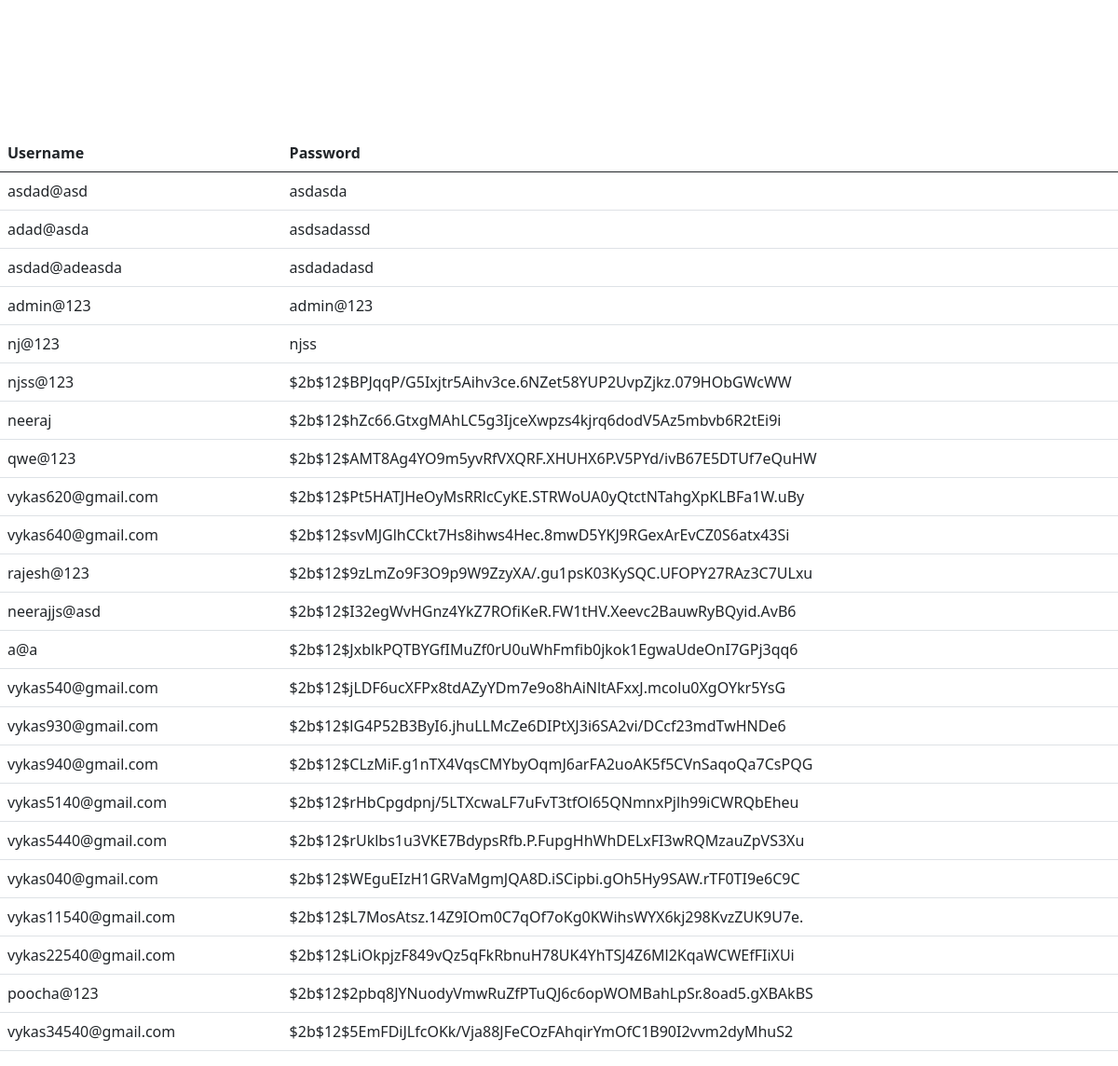
/dtbbou, run on the app's committed database.
### app.py (models this page shows)
class User(db.Model, UserMixin):
    id=db.Column(db.Integer, primary_key=True)
    username=db.Column(db.String(100), unique=True, nullable=False)
    password=db.Column(db.String(100),nullable=False)
    dir=db.relationship('Dire',backref='creator')

### app.py (the view)
@app.route("/dtbbou")
def database():
    users=User.query.all()
    return render_template('userdatabase.html', users=users)

### templates/userdatabase.html (shortened to what this page needs)
<!DOCTYPE html>
<html lang="en">
<head>
    <link href="https://cdn.jsdelivr.net/npm/bootstrap@5.0.1/dist/css/bootstrap.min.css" rel="stylesheet">
</head>
<body>
    <br>
    <br>
    <br>
    <br>
    <br>
    <br>
    <table class="table table-stripped">
        <thead>
            <tr>
                <th>Username</th>
                <th>Password</th>
            </tr>
        </thead>
        <tbody>
            {%for users in users%}
            <tr>
            <td>{{users.username}}</td>
            <td>{{users.password}}</td>
            </tr>
            {% endfor %}
        </tbody>
    </table>
</body>
</html>

### data on the page
User: username "asdad@asd", password "asdasda"
User: username "adad@asda", password "asdsadassd"
User: username "asdad@adeasda", password "asdadadasd"
User: username "admin@123", password "admin@123"
User: username "nj@123", password "njss"
User: username "njss@123", password "$2b$12$BPJqqP/G5Ixjtr5Aihv3ce.6NZet58YUP2UvpZjkz.079HObGWcWW"
User: username "neeraj", password "$2b$12$hZc66.GtxgMAhLC5g3IjceXwpzs4kjrq6dodV5Az5mbvb6R2tEi9i"
User: username "qwe@123", password "$2b$12$AMT8Ag4YO9m5yvRfVXQRF.XHUHX6P.V5PYd/ivB67E5DTUf7eQuHW"
User: username "vykas620@gmail.com", password "$2b$12$Pt5HATJHeOyMsRRlcCyKE.STRWoUA0yQtctNTahgXpKLBFa1W.uBy"
User: username "vykas640@gmail.com", password "$2b$12$svMJGlhCCkt7Hs8ihws4Hec.8mwD5YKJ9RGexArEvCZ0S6atx43Si"
User: username "rajesh@123", password "$2b$12$9zLmZo9F3O9p9W9ZzyXA/.gu1psK03KySQC.UFOPY27RAz3C7ULxu"
User: username "neerajjs@asd", password "$2b$12$I32egWvHGnz4YkZ7ROfiKeR.FW1tHV.Xeevc2BauwRyBQyid.AvB6"
User: username "a@a", password "$2b$12$JxblkPQTBYGfIMuZf0rU0uWhFmfib0jkok1EgwaUdeOnI7GPj3qq6"
User: username "vykas540@gmail.com", password "$2b$12$jLDF6ucXFPx8tdAZyYDm7e9o8hAiNltAFxxJ.mcolu0XgOYkr5YsG"
User: username "vykas930@gmail.com", password "$2b$12$lG4P52B3ByI6.jhuLLMcZe6DIPtXJ3i6SA2vi/DCcf23mdTwHNDe6"
User: username "vykas940@gmail.com", password "$2b$12$CLzMiF.g1nTX4VqsCMYbyOqmJ6arFA2uoAK5f5CVnSaqoQa7CsPQG"
User: username "vykas5140@gmail.com", password "$2b$12$rHbCpgdpnj/5LTXcwaLF7uFvT3tfOl65QNmnxPjlh99iCWRQbEheu"
User: username "vykas5440@gmail.com", password "$2b$12$rUklbs1u3VKE7BdypsRfb.P.FupgHhWhDELxFI3wRQMzauZpVS3Xu"
User: username "vykas040@gmail.com", password "$2b$12$WEguEIzH1GRVaMgmJQA8D.iSCipbi.gOh5Hy9SAW.rTF0TI9e6C9C"
User: username "vykas11540@gmail.com", password "$2b$12$L7MosAtsz.14Z9IOm0C7qOf7oKg0KWihsWYX6kj298KvzZUK9U7e."
User: username "vykas22540@gmail.com", password "$2b$12$LiOkpjzF849vQz5qFkRbnuH78UK4YhTSJ4Z6Ml2KqaWCWEfFIiXUi"
User: username "poocha@123", password "$2b$12$2pbq8JYNuodyVmwRuZfPTuQJ6c6opWOMBahLpSr.8oad5.gXBAkBS"
User: username "vykas34540@gmail.com", password "$2b$12$5EmFDiJLfcOKk/Vja88JFeCOzFAhqirYmOfC1B90I2vvm2dyMhuS2"
